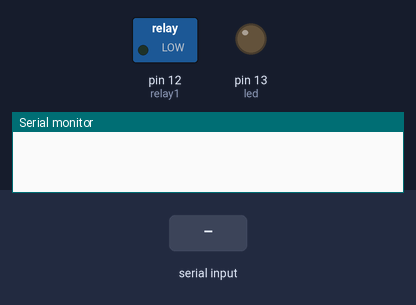
This sketch was run on a simulated Arduino Uno, built with avr-gcc and run on an emulated ATmega328P. Parts: switched loads named in the sketch (green lamp = pin HIGH), output pins drawn as LEDs (lit = HIGH), the last lines printed to the serial monitor. The test bench sets the inputs (shaded band).

Above: at 1.2 s.
1.3 s: "1" received over Serial
At 2.0 s:
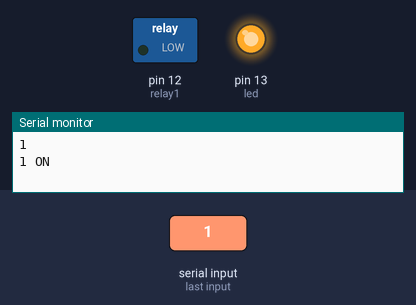
3.2 s: "2" received over Serial
At 4.7 s:
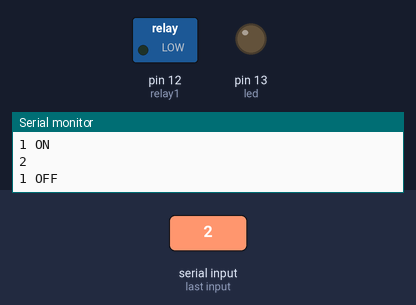
5.1 s: "5" received over Serial
At 6.1 s:
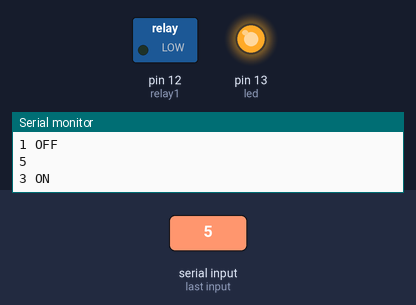
7.0 s: "4" received over Serial
At 8.8 s:
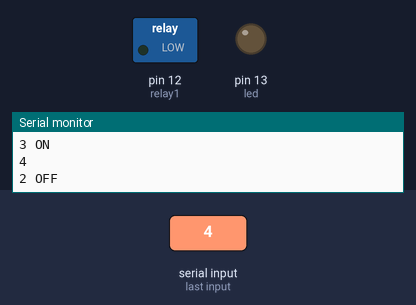
Timing chart, 0 to 9.9 s (numbered marks = the images above; inputs shaded):
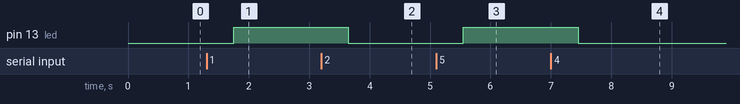

Measured:
- after the input at 1.3 s, pin 13 (led): LOW → HIGH after 0.45 s
- after the input at 3.2 s, pin 13 (led): HIGH → LOW after 0.45 s
- after the input at 5.1 s, pin 13 (led): LOW → HIGH after 0.45 s
- after the input at 7.0 s, pin 13 (led): HIGH → LOW after 0.45 s

The sketch:

_433_ROUTER_ARDUINO_SERIAL_WK.ino
```cpp
#include <RCSwitch.h>//Version 12-12-14
RCSwitch mySwitch = RCSwitch();
byte inByte = 0;
int incomingByte;
int estado;
int led = 13;
int relay1 = 12; //relay desconecta el arduino de la señal serial del router para hacer modificaciones al firmware


void setup(){
  Serial.begin(115200);
   mySwitch.enableTransmit(3);
   mySwitch.setProtocol(1);
   mySwitch.setPulseLength(190);
   mySwitch.setRepeatTransmit(6);
pinMode(led,OUTPUT);
pinMode(relay1,OUTPUT);


}

void loop(){
if(Serial.available()>0){
char dato=Serial.read();
switch(dato);

{
    if(dato == '1'){
    mySwitch.send(1135923, 24);
      digitalWrite(led, HIGH);
      Serial.println((char)dato);
       Serial.println("1 ON");
    }

    else if(dato == '2'){
       mySwitch.send(1135932, 24);
      digitalWrite(led, LOW);
      Serial.println((char)dato);
       Serial.println("1 OFF");
    }

    else if(dato == '3'){
	mySwitch.send(1136067, 24);
            digitalWrite(led, HIGH);
      Serial.println((char)dato);
       Serial.println("2 On");
    }

else if(dato == '4'){
mySwitch.send(1136076, 24);
digitalWrite(led, LOW);
Serial.println((char)dato);
Serial.println("2 OFF");
   }

 else if(dato == '5') { // byte is '5'
 mySwitch.send(1136387, 24);
  digitalWrite(led, HIGH);
  Serial.println((char)dato);
 Serial.println("3 ON");
 }
 else if(dato == '6') { // byte is '6'
 mySwitch.send(1136396, 24);
  digitalWrite(led, LOW);
  Serial.println((char)dato);
 Serial.println("3 OFF");
 }
  else if(dato == 'DWL'){
            digitalWrite(relay1, HIGH);//PARA DESCONECTAR LOS PUERTOS SERIALES DEL ARDUINO Y EL ROUTER
            Serial.println((char)dato);
Serial.println("data download");
}
 // aqui se tiene que seactivar todas enviando los comandos al puerto por ejemplo enviando 2,4,6,8,0 que serian los que aparian las cadena
 else if(dato == '9') { // byte is '9'
 mySwitch.send(1135923, 24);
 mySwitch.send(1136067, 24);
 mySwitch.send(1136387, 24);
 Serial.println((char)dato);
  Serial.println("All ON");
 }
  else if(dato == '0') { // byte is '9'
 mySwitch.send(1135932, 24);
 mySwitch.send(1136076, 24);
 mySwitch.send(1136396, 24);
 Serial.println((char)dato);
 Serial.println("All Off");

}
}
}
}
```
